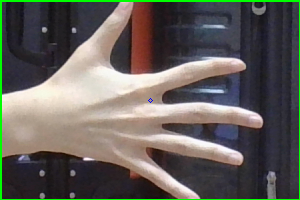
#> input picture SegmentationTest/hyemi_paper_92.png, 300 x 200 px, given in place of the camera
$ python HandSegmentation1.py
#> lines starting #> are read from the running program, lines starting #| are printed output that depends on the picture; after the words box and inside, x2 and y2 are one past the last pixel; in counts of white or black regions, pixels touching at a corner belong together
#-------------------------------------------
# SEGMENT HAND REGION FROM A VIDEO SEQUENCE
#-------------------------------------------

# organize imports
import cv2
import imutils
import numpy as np

# global variables
bg = None

#--------------------------------------------------
# To find the running average over the background
#--------------------------------------------------
def run_avg(image, aWeight):
    global bg
    # initialize the background
    if bg is None:
        bg = image.copy().astype("float")
        return

    # compute weighted average, accumulate it and update the background
    cv2.accumulateWeighted(image, bg, aWeight)

#---------------------------------------------
# To segment the region of hand in the image
#---------------------------------------------
def segment(image, threshold=25):
    global bg
    # find the absolute difference between background and current frame
    diff = cv2.absdiff(bg.astype("uint8"), image)

    # threshold the diff image so that we get the foreground
    thresholded = cv2.threshold(diff, threshold, 255, cv2.THRESH_BINARY)[1]

    # get the contours in the thresholded image
    (cnts, _) = cv2.findContours(thresholded.copy(), cv2.RETR_EXTERNAL, cv2.CHAIN_APPROX_SIMPLE)

    # return None, if no contours detected
    if len(cnts) == 0:
        return
    else:
        # based on contour area, get the maximum contour which is the hand
        segmented = max(cnts, key=cv2.contourArea)
        return (thresholded, segmented)

#-----------------
# MAIN FUNCTION
#-----------------
if __name__ == "__main__":
    # initialize weight for running average
    aWeight = 0.5

    # get the reference to the webcam
    camera = cv2.VideoCapture(0)

    # region of interest (ROI) coordinates
    top, right, bottom, left = 10, 350, 225, 590

    # initialize num of frames
    num_frames = 0

    # keep looping, until interrupted
    while(True):
        # get the current frame
        (grabbed, frame) = camera.read()
#> frame is the input picture: shape (200, 300, 3); mean B, G, R 91.5, 96.9, 100
        if not grabbed:
            continue

        # resize the frame
        frame = imutils.resize(frame, width=700)
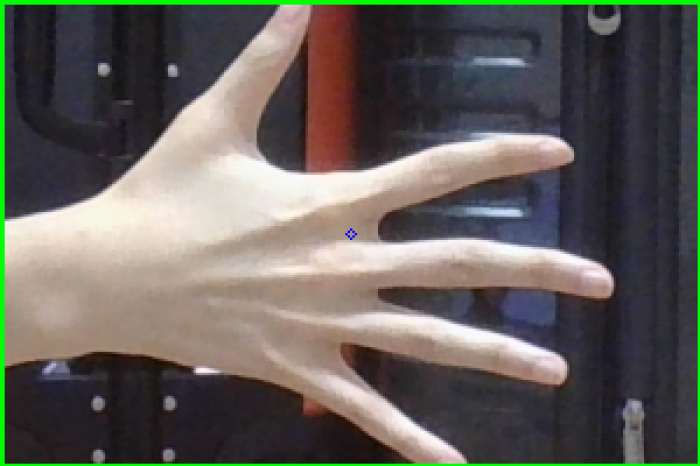
#> frame: shape (466, 700, 3); mean B, G, R 91.4, 96.9, 100

        # flip the frame so that it is not the mirror view
        frame = cv2.flip(frame, 1)
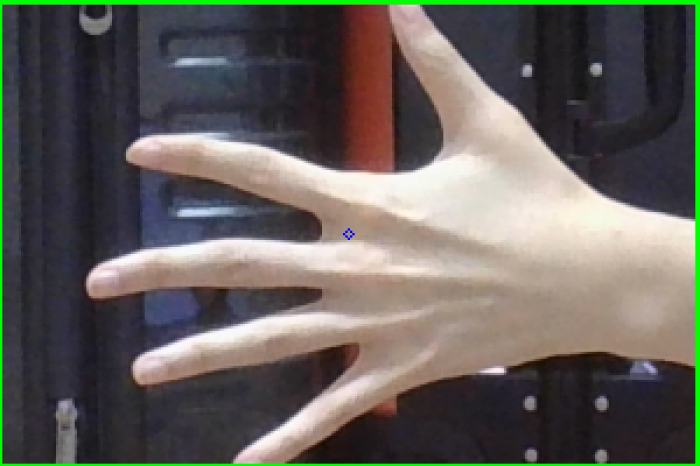
#> frame: shape (466, 700, 3); mean B, G, R 91.4, 96.9, 100

        # clone the frame
        clone = frame.copy()

        # get the height and width of the frame
        (height, width) = frame.shape[:2]
#> height = 466; width = 700

        # get the ROI
        roi = frame[top:bottom, right:left]
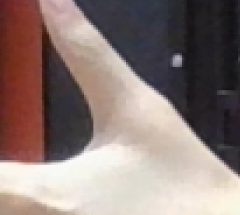
#> roi: shape (215, 240, 3); mean B, G, R 118.3, 122.5, 139.5

        # convert the roi to grayscale and blur it
        gray = cv2.cvtColor(roi, cv2.COLOR_BGR2GRAY)
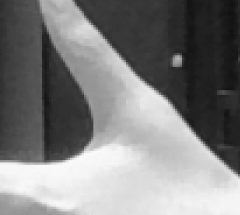
#> gray: shape (215, 240); min 17, max 250, mean 127.1
        gray = cv2.GaussianBlur(gray, (7, 7), 0)

        # to get the background, keep looking till a threshold is reached
        # so that our running average model gets calibrated
        if num_frames < 30:
            run_avg(gray, aWeight)
        else:
            # segment the hand region
            hand = segment(gray)

            # check whether hand region is segmented
            if hand is not None:
                # if yes, unpack the thresholded image and
                # segmented region
                (thresholded, segmented) = hand

                # draw the segmented region and display the frame
                cv2.drawContours(clone, [segmented + (right, top)], -1, (0, 0, 255))
                cv2.imshow("Thesholded", thresholded)

        # draw the segmented hand
        cv2.rectangle(clone, (left, top), (right, bottom), (0,255,0), 2)
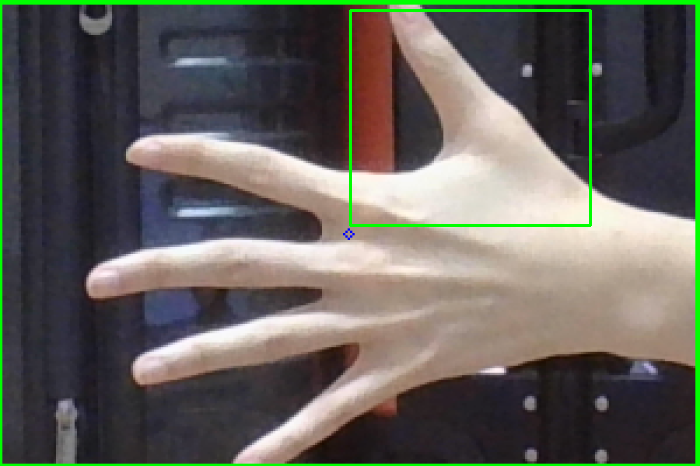
#> clone: shape (466, 700, 3); 0.84% of pixels changed, all inside (x1, y1, x2, y2) = (349, 9, 592, 227)

        # increment the number of frames
        num_frames += 1

        # display the frame with segmented hand
        cv2.imshow("Video Feed", clone)

        # observe the keypress by the user
        keypress = cv2.waitKey(1) & 0xFF
#> (key q is pressed here)

        # if the user pressed "q", then stop looping
        if keypress == ord("q"):
            break

# free up memory
camera.release()
cv2.destroyAllWindows()
